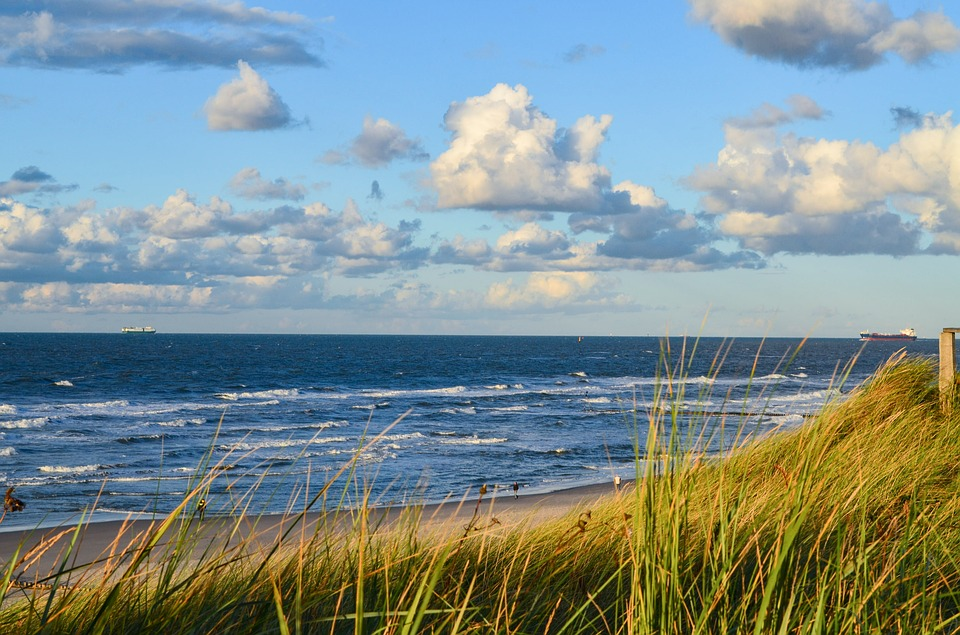
#> input picture beach.jpg, 960 x 635 px, found by its file name
$ jupyter execute --allow-errors 'OpenCV code snippets.ipynb'   (shell and % lines are left out)   (text cells are left out)
#> lines starting #> are read from the running program, lines starting #| are printed output that depends on the picture; after the words box and inside, x2 and y2 are one past the last pixel; in counts of white or black regions, pixels touching at a corner belong together
[cell 1]
import numpy as np
import cv2 as cv
from matplotlib import pyplot as plt

import ipywidgets as widgets
from IPython.display import display
from ipywidgets import interact, interact_manual

[cell 2]
plt.rcParams["figure.figsize"] = (15,7) # change the plot size of matplotlib

[cell 3]
#ls

[cell 4]
# Load a color image in grayscale
img_gray = cv.imread('beach.JPG',0)    # this function does not throw an error if the path is not correct!
#> img_gray: shape (635, 960); min 0, max 254, mean 139.6
# TODO: Add information about the flags cv.IMREAD_COLOR, cv.IMREAD_GRAYSCALE and cv.IMREAD_UNCHANGED

[cell 5]
# Displaying an image in an image window. The window will be sized according to the image
# Depending on the screen layout the window might be hidden behind your current working window!

cv.imshow('image',img_gray)   # the first argument is the window name
cv.waitKey(0)                 # the window will close after "x" milliseconds, if "0" it waits for any keystroke
cv.destroyAllWindows()

[cell 6]
# Displaying an image with matplotlib
plt.imshow(img_gray, cmap = 'gray', interpolation = 'bicubic')      # TODO: explanation about interpolation
#> (this line was passed over: IPython is not available in this run)
#plt.xticks([]), plt.yticks([])                                     # to hide tick values on X and Y axis
plt.show()

[cell 7]
image = img_gray.copy()
height, width = image.shape[:2]
#> height = 635; width = 960
res = cv.resize(image,None,fx=2, fy=2, interpolation = cv.INTER_CUBIC)

square_img = cv.resize(image,(width, width), interpolation = cv.INTER_CUBIC)
double_img = cv.resize(image,(width *2 , height *2), interpolation = cv.INTER_CUBIC)
#> (the rest of this cell did not finish here and is left out)

[cell 8]
rows,cols = img_gray.shape
#> rows = 635; cols = 960
center = ((cols-1)//2,(rows-1)//2)
#> center = (479, 317)
angle = 90
scale = 1
rot_M = retval	=	cv.getRotationMatrix2D(center, angle, scale)

[cell 9]
img_rot = dst = cv.warpAffine(img_gray,rot_M,(cols, rows))
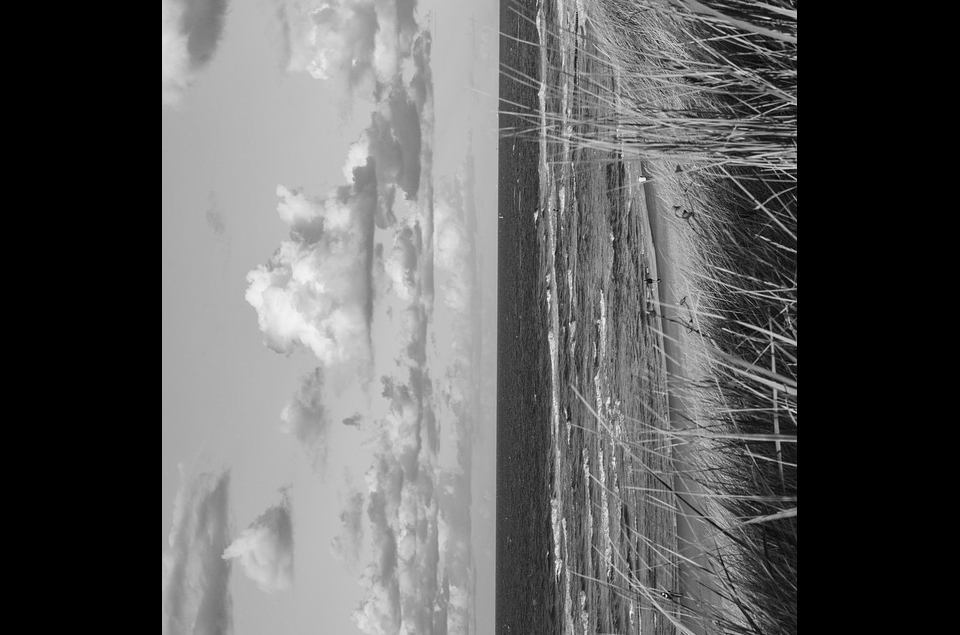
#> img_rot: shape (635, 960); min 0, max 251, mean 93.3

#> (a cell that did not finish here is left out)

[cell 11]
rotateCode = cv.ROTATE_90_CLOCKWISE
img_output = cv.rotate(img_gray, rotateCode, dst)  # dst is optional for inline calculations
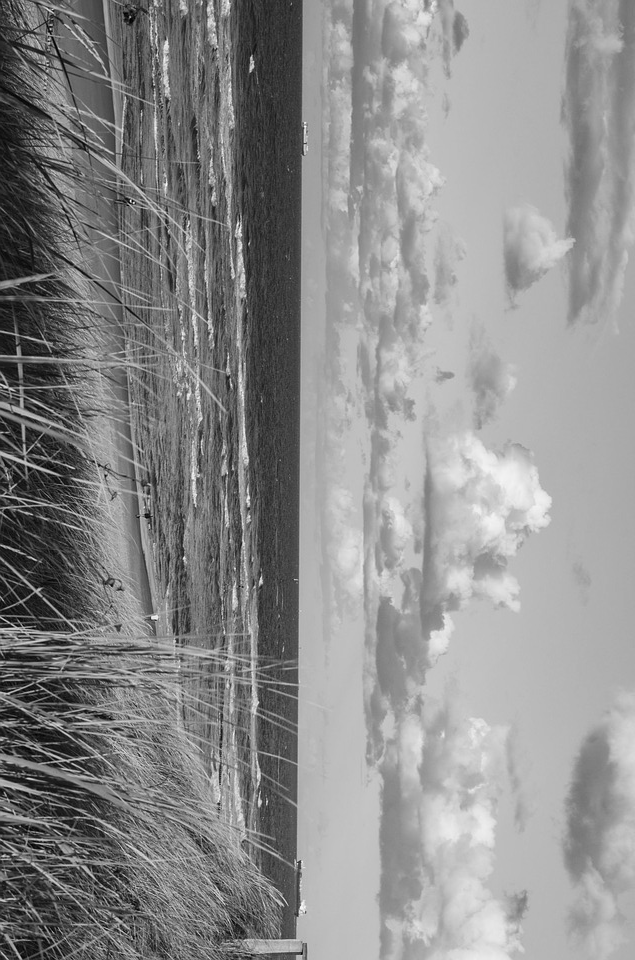
#> img_output: shape (960, 635); min 0, max 254, mean 139.6
print (img_output.shape)
#| (960, 635)
#print (dst.shape)
#dst == output

#> (a cell that did not finish here is left out)

[cell 13]
cv.imwrite('beachgray.png',img_gray)    # first argument is name of image, second is image
#> Out = True
#> the sliders are set to 
# TODO: Does cv.imwrite() overwrite exisiting files?
# TODO: What are the supported file formats for saving images?

#> (a cell that did not finish here is left out)

[cell 15]
thresh_val = 138
_, img_binary = cv.threshold(img_gray, thresh_val, 255,cv.THRESH_BINARY)
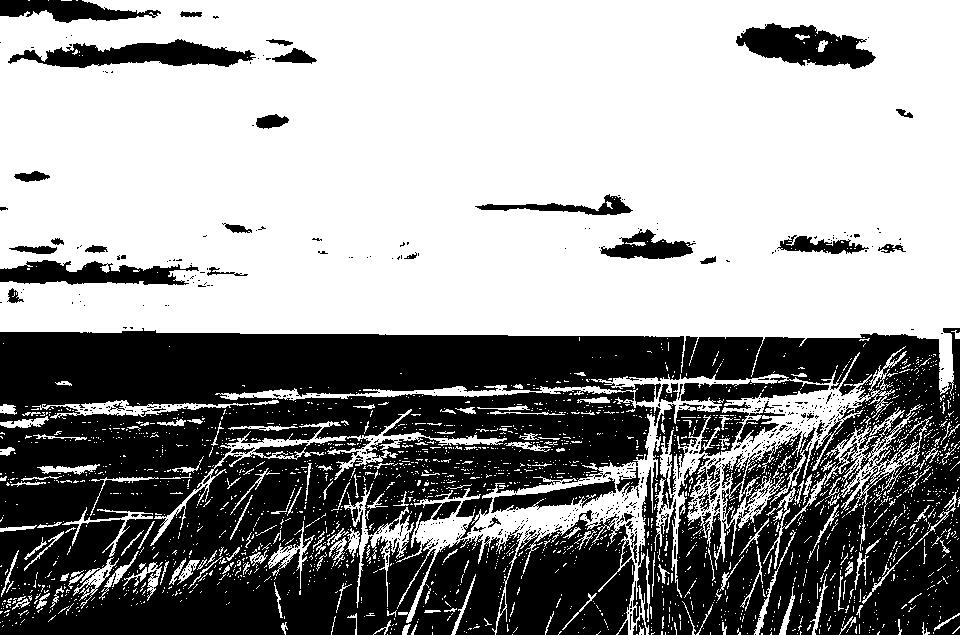
#> img_binary: shape (635, 960); 58.9% white; 590 black regions (544 under 20 px), largest, box (x1, y1, x2, y2) and area: (0, 328, 960, 635) 227293, (8, 39, 256, 68) 3866, (736, 23, 876, 69) 3752

[cell 16]
# when ddepth=-1, the output image will have the same depth as the source image
kernel = np.ones((5,5),np.float32)/25
target_img = cv.filter2D(img_gray,-1,kernel)            # image,ddepth, kernel
#> the sliders are set to 
#> (the rest of this cell did not finish here and is left out)

#> (a cell that did not finish here is left out)

[cell 18]
# TODO: Create an image with salt-and-pepper noise.
# TODO: Implement coding example for median blurring

[cell 19]
sudoku_color = cv.imread('sudoku_color.png',cv.IMREAD_COLOR)
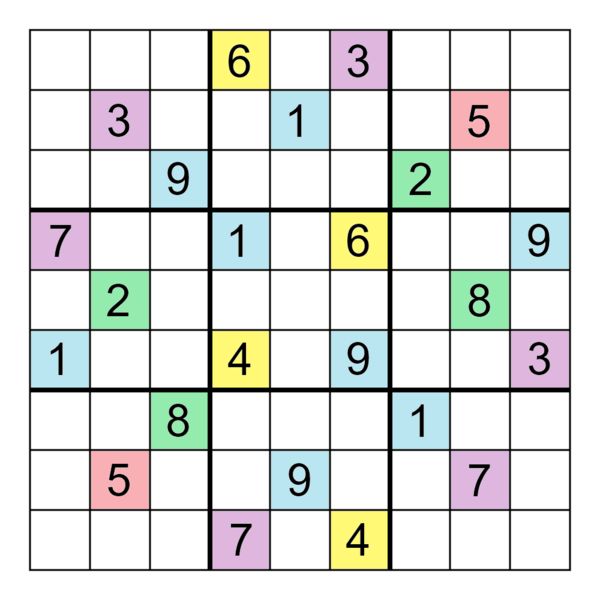
#> input picture sudoku_color.png, 600 x 600 px
#> sudoku_color is the input picture: shape (600, 600, 3); mean B, G, R 221.6, 225.1, 222.7
sudoku_gray = cv.imread('sudoku_color.png',0)
#> sudoku_gray: shape (600, 600); min 0, max 255, mean 224.5
plt.imshow(sudoku_color), plt.show()
#> (this line was passed over: IPython is not available in this run)

[cell 20]
plt.imshow(sudoku_gray, cmap = 'gray', interpolation = 'bicubic')
#> (this line was passed over: IPython is not available in this run)
#> the sliders are set to 
plt.show()

#> (a cell that did not finish here is left out)

[cell 22]
import numpy as np
import cv2 as cv
def nothing(x):
    pass
# Create a black image, a window
img = np.zeros((300,512,3), np.uint8)
cv.namedWindow('image')
# create trackbars for color change
cv.createTrackbar('R','image',0,255,nothing)
cv.createTrackbar('G','image',0,255,nothing)
cv.createTrackbar('B','image',0,255,nothing)
# create switch for ON/OFF functionality
switch = '0 : OFF \n1 : ON'
cv.createTrackbar(switch, 'image',0,1,nothing)
while(1):
    cv.imshow('image',img)
    k = cv.waitKey(1) & 0xFF
#> (key q is pressed here)
#> the sliders are set to block_size = 5, k_size = 16, k = 0.05
#> the sliders are set to minVal = 127, maxVal = 127
#> in canny_edges, `edges = cv.Canny(sudoku_gray, minVal, maxVal)`: edges: shape (600, 600); 6.8% white in thin lines or dots, all inside (x1, y1, x2, y2) = (28, 28, 572, 572)
    if k == 27:                          # use "esc" to close the window TODO: all windows should be closed with the same key
        break
    # get current positions of four trackbarsb
    r = cv.getTrackbarPos('R','image')
    g = cv.getTrackbarPos('G','image')
    b = cv.getTrackbarPos('B','image')
    s = cv.getTrackbarPos(switch,'image')
    if s == 0:
        img[:] = 0
    else:
        img[:] = [b,g,r]
cv.destroyAllWindows()

#> (a cell that did not finish here is left out)

#> (a cell that did not finish here is left out)

[cell 25]
cap = cv.VideoCapture(0)

while(True):
    # Capture frame-by-frame
    ret, frame = cap.read()
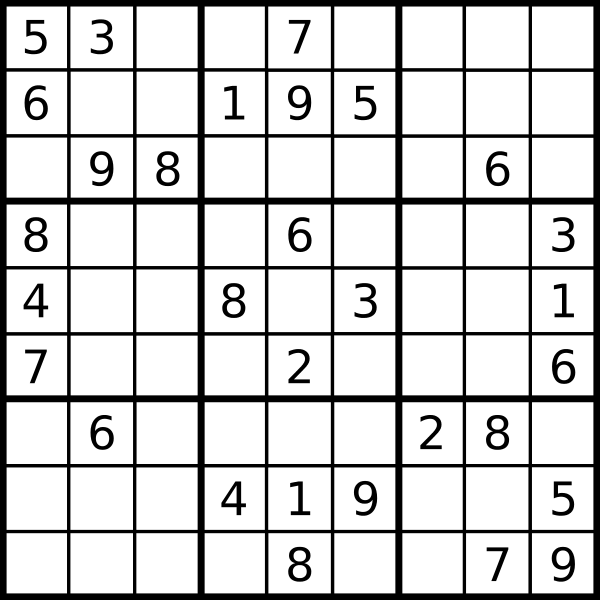
#> input picture sudoku.png, 600 x 600 px, given in place of the camera
#> frame is the input picture: shape (600, 600, 3); min 0, max 255, mean 209.3

    # Our operations on the frame come here
    #gray = cv.cvtColor(frame, cv.COLOR_BGR2GRAY)

    # Display the resulting frame
    cv.imshow('frame',frame)
    if cv.waitKey(1) & 0xFF == ord('q'):         # video capture has to be interrupted by pressing "q"
#> (key q is pressed here)
        break

# When everything done, release the capture
cap.release()
cv.destroyAllWindows()

[cell 26]
# Initiate FAST object with default values
fast = cv.FastFeatureDetector_create()

# find and draw the keypoints
kp = fast.detect(sudoku_gray,None)
#> kp = 924 keypoints; strongest (x, y, size): (213, 206, 7), (386, 206, 7), (206, 213, 7), (393, 213, 7)
img2 = cv.drawKeypoints(sudoku_gray, kp, color=(255,0,0), outImage = sudoku_gray)
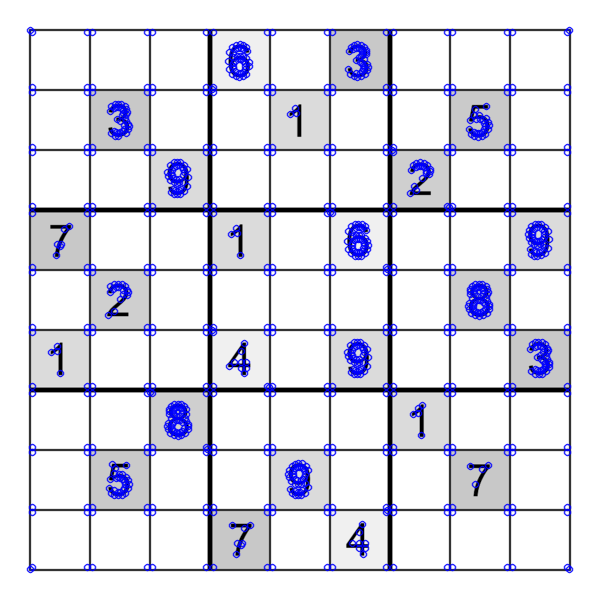
#> img2: shape (600, 600, 3); mean of channels 0, 1, 2 229.9, 218.8, 218.8; drawn as B, G, R

# Print all default params
print ("Threshold: ", fast.getThreshold())
print ("nonmaxSuppression: ", fast.getNonmaxSuppression())
print ("neighborhood: ", fast.getType())
print ("Total Keypoints with nonmaxSuppression: ", len(kp))
#| Total Keypoints with nonmaxSuppression:  924

# Disable nonmaxSuppression
fast.setNonmaxSuppression(0)
kp = fast.detect(sudoku_gray,None)
#> kp = 6385 keypoints; strongest (x, y, size): (29, 28, 7), (30, 28, 7), (569, 28, 7), (570, 28, 7)


print( "Total Keypoints without nonmaxSuppression: {}".format(len(kp)) )
#| Total Keypoints without nonmaxSuppression: 6385
img3 = cv.drawKeypoints(sudoku_gray, kp, None, color=(255,0,0))
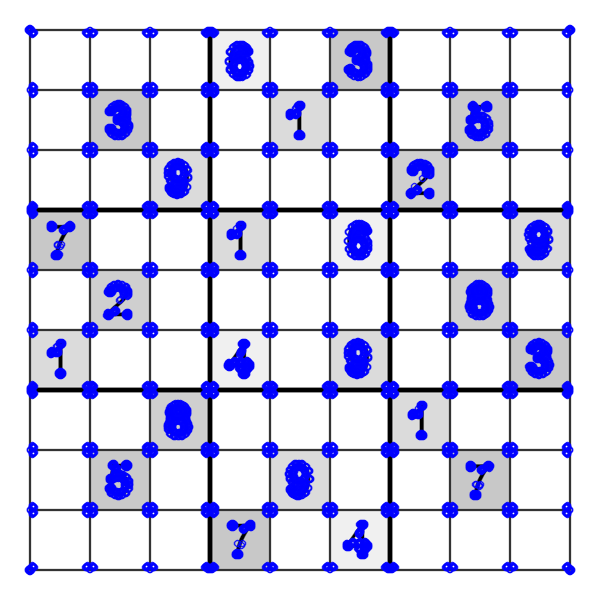
#> img3: shape (600, 600, 3); mean of channels 0, 1, 2 234.2, 208.5, 208.5; drawn as B, G, R


#> (the rest of this cell did not finish here and is left out)

[cell 27]
lines = cv.HoughLines(sudoku_gray, 1, np.pi/180, 100, 100, 10)

[cell 28]
dbg_img = np.zeros((sudoku_gray.shape[0], sudoku_gray.shape[1], 3), np.uint8)
for rho,theta in lines[0]:
    a = np.cos(theta)
    b = np.sin(theta)
    x0 = a*rho
    y0 = b*rho
    x1 = int(x0 + 1000*(-b))
    y1 = int(y0 + 1000*(a))
    x2 = int(x0 - 1000*(-b))
    y2 = int(y0 - 1000*(a))

    cv.line(dbg_img,(x1,y1),(x2,y2),(0,0,255),2)
#> this loop made 1 pass
#> (rho, theta, a, b, x0, y0, x1, y1) on pass 1: (1, 2.36, -0.707, 0.707, -0.707, 0.707, -707, -706)
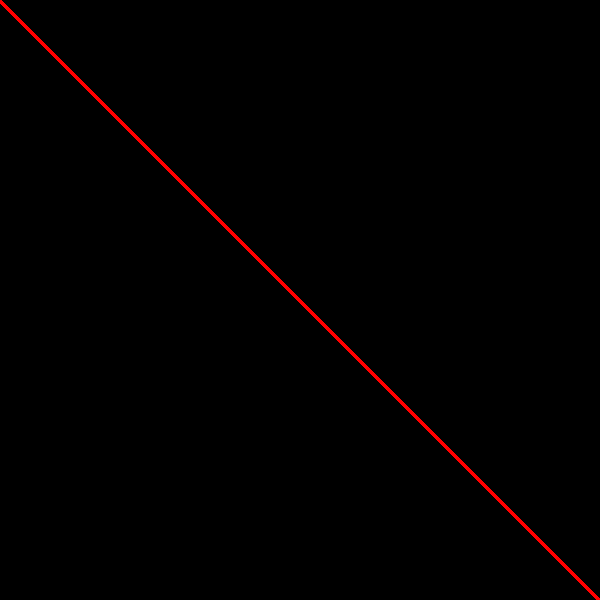
#> dbg_img: shape (600, 600, 3); mean of channels 0, 1, 2 0, 0, 2.1; drawn as B, G, R
    #cv2.line(dbg_img, (x1, y1), (x2, y2), (0, 255, 0), 2)
#> (the rest of this cell did not finish here and is left out)

[cell 29]
image_contrast = cv.equalizeHist(img_gray)
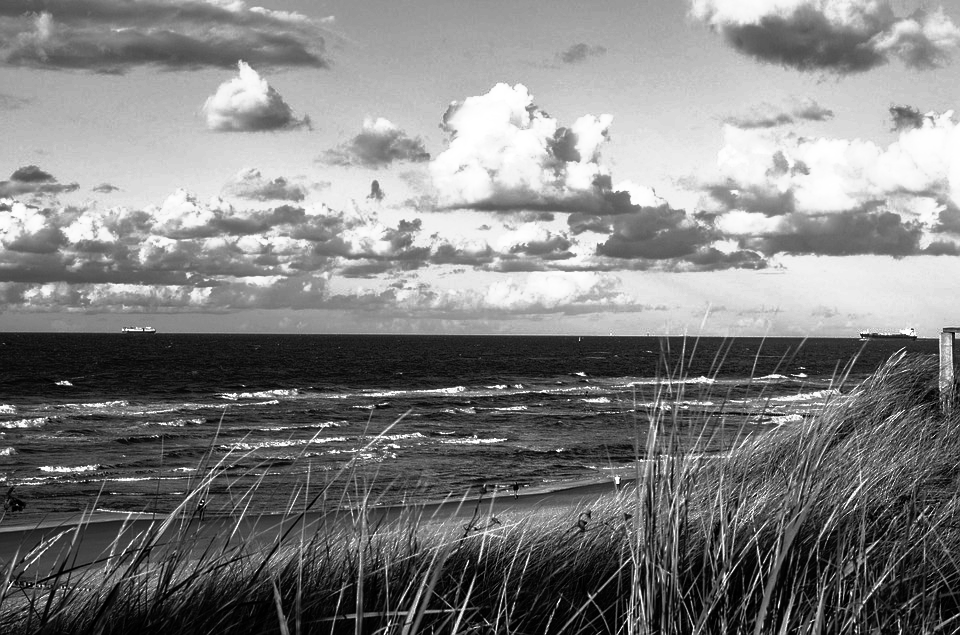
#> image_contrast: shape (635, 960); min 0, max 255, mean 128.5
